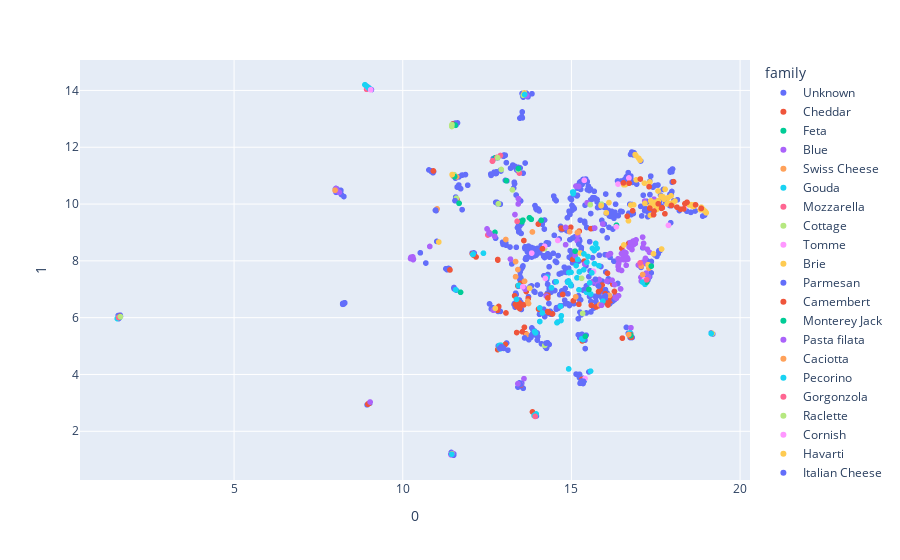

Here is the notebook cell this chart was saved with:
### Code cell
umapReducer = umap.UMAP(n_components=2)
umap_mca_df = pd.DataFrame(umapReducer.fit_transform(mca_df[umap_column_list]))
umap_mca_df = pd.concat([umap_mca_df, df], axis=1)
umap_mca_df['family'] = umap_mca_df['family'].fillna('Unknown')
fig = px.scatter(umap_mca_df, x=0, y=1, color='family', hover_name='cheese', hover_data=['color', 'country', 'aroma', 'rind', 'texture', 'milk', 'vegetarian', 'family'])
fig.show()
